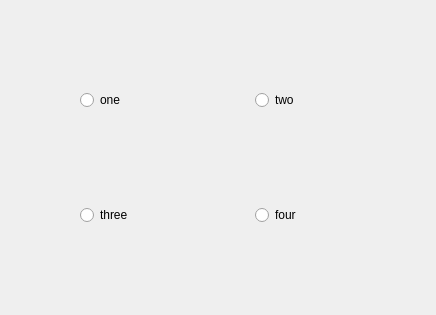
<?xml version="1.0" encoding="UTF-8"?>
<ui version="4.0">
 <class>radioButtonStyle</class>
 <widget class="QWidget" name="radioButtonStyle">
  <property name="geometry">
   <rect>
    <x>0</x>
    <y>0</y>
    <width>436</width>
    <height>315</height>
   </rect>
  </property>
  <property name="windowTitle">
   <string>Form</string>
  </property>
  <layout class="QGridLayout" name="gridLayout">
   <item row="0" column="1">
    <widget class="QRadioButton" name="radioButton1">
     <property name="minimumSize">
      <size>
       <width>100</width>
       <height>40</height>
      </size>
     </property>
     <property name="maximumSize">
      <size>
       <width>100</width>
       <height>16777215</height>
      </size>
     </property>
     <property name="text">
      <string>two</string>
     </property>
    </widget>
   </item>
   <item row="0" column="0">
    <widget class="QRadioButton" name="radioButton2">
     <property name="minimumSize">
      <size>
       <width>100</width>
       <height>40</height>
      </size>
     </property>
     <property name="maximumSize">
      <size>
       <width>100</width>
       <height>16777215</height>
      </size>
     </property>
     <property name="text">
      <string>one</string>
     </property>
    </widget>
   </item>
   <item row="1" column="0">
    <widget class="QRadioButton" name="radioButton3">
     <property name="minimumSize">
      <size>
       <width>100</width>
       <height>40</height>
      </size>
     </property>
     <property name="maximumSize">
      <size>
       <width>100</width>
       <height>16777215</height>
      </size>
     </property>
     <property name="text">
      <string>three</string>
     </property>
    </widget>
   </item>
   <item row="1" column="1">
    <widget class="QRadioButton" name="radioButton4">
     <property name="minimumSize">
      <size>
       <width>100</width>
       <height>40</height>
      </size>
     </property>
     <property name="maximumSize">
      <size>
       <width>100</width>
       <height>16777215</height>
      </size>
     </property>
     <property name="text">
      <string>four</string>
     </property>
    </widget>
   </item>
  </layout>
 </widget>
 <resources/>
 <connections/>
</ui>
